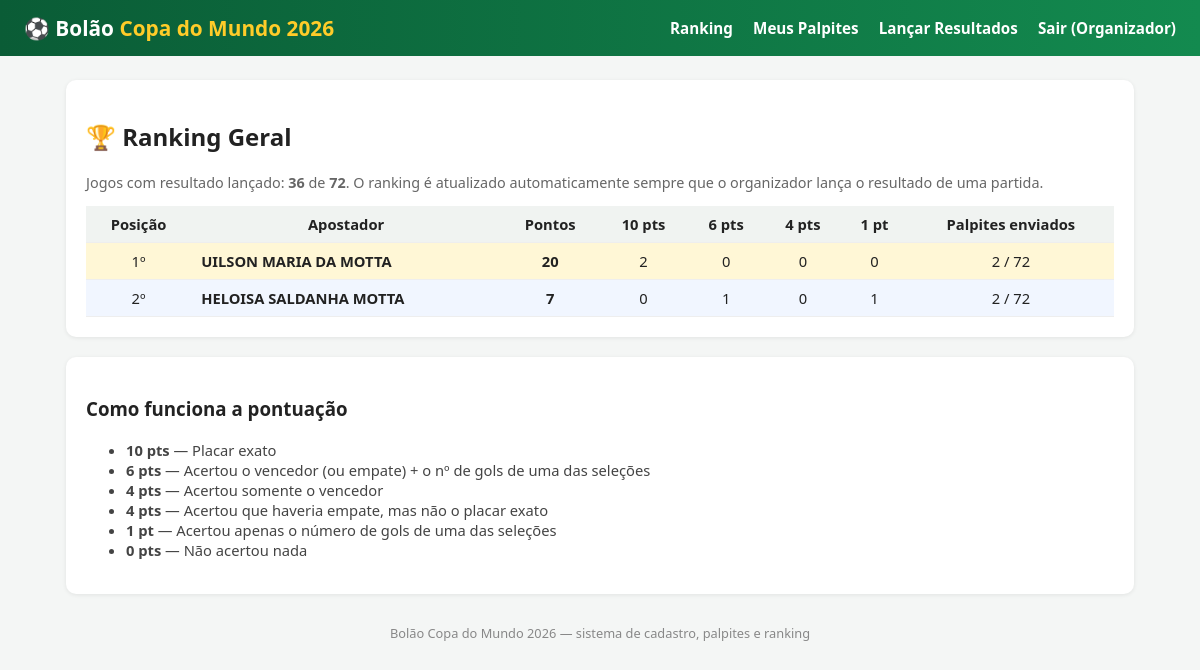
The page /ranking (signed in) on the database its author committed.
### tables this page shows
CREATE TABLE usuarios (
            id INTEGER PRIMARY KEY AUTOINCREMENT,
            nome TEXT NOT NULL,
            email TEXT UNIQUE NOT NULL,
            senha_hash TEXT NOT NULL,
            is_admin INTEGER NOT NULL DEFAULT 0,
            criado_em TEXT NOT NULL
        );

### app.py (the view)
@app.route("/ranking")
def ranking():
    db = get_db()
    linhas = db.execute(
        """
        SELECT u.id, u.nome,
               COALESCE(SUM(p.pontos), 0) AS total_pontos,
               SUM(CASE WHEN p.pontos = ? THEN 1 ELSE 0 END) AS qt_10,
               SUM(CASE WHEN p.pontos = ? THEN 1 ELSE 0 END) AS qt_6,
               SUM(CASE WHEN p.pontos = ? THEN 1 ELSE 0 END) AS qt_4,
               SUM(CASE WHEN p.pontos = ? THEN 1 ELSE 0 END) AS qt_1,
               COUNT(p.id) AS qt_palpites
        FROM usuarios u
        LEFT JOIN palpites p ON p.usuario_id = u.id
        WHERE u.is_admin = 0
        GROUP BY u.id, u.nome
        ORDER BY total_pontos DESC, qt_10 DESC, qt_6 DESC, qt_4 DESC, u.nome ASC
        """,
        (PTS_PLACAR_EXATO, PTS_VENCEDOR_GOLS, PTS_SOMENTE_VENCEDOR, PTS_GOLS_UMA_SELECAO),
    ).fetchall()
    jogos_com_resultado = db.execute(
        "SELECT COUNT(*) AS c FROM jogos WHERE gols_a IS NOT NULL"
    ).fetchone()["c"]
    total_jogos = db.execute("SELECT COUNT(*) AS c FROM jogos").fetchone()["c"]
    return render_template(
        "ranking.html",
        ranking=linhas,
        jogos_com_resultado=jogos_com_resultado,
        total_jogos=total_jogos,
    )

### app.py (called while the page is built)
def get_db():
    if "db" not in g:
        g.db = sqlite3.connect(DB_PATH)
        g.db.row_factory = sqlite3.Row
        g.db.execute("PRAGMA foreign_keys = ON")
    return g.db

@app.context_processor
def inject_user():
    return {
        "usuario_logado": session.get("usuario_nome"),
        "is_admin": session.get("is_admin", False),
    }

### templates/ranking.html (shortened to what this page needs)
{% extends "base.html" %}
{% block content %}
<div class="card">
  <h2>🏆 Ranking Geral</h2>
  <p style="color:#666;font-size:0.9rem;">
    Jogos com resultado lançado: <strong>{{ jogos_com_resultado }}</strong> de
    <strong>{{ total_jogos }}</strong>. O ranking é atualizado automaticamente
    sempre que o organizador lança o resultado de uma partida.
  </p>
  <table>
    <thead>
      <tr>
        <th>Posição</th>
        <th>Apostador</th>
        <th>Pontos</th>
        <th>10 pts</th>
        <th>6 pts</th>
        <th>4 pts</th>
        <th>1 pt</th>
        <th>Palpites enviados</th>
      </tr>
    </thead>
    <tbody>
      {% for linha in ranking %}
        <tr class="{{ 'pos-1' if loop.index==1 else ('pos-2' if loop.index==2 else ('pos-3' if loop.index==3 else '')) }}">
          <td>{{ loop.index }}º</td>
          <td style="text-align:left;font-weight:600;">{{ linha['nome'] }}</td>
          <td><strong>{{ linha['total_pontos'] }}</strong></td>
          <td>{{ linha['qt_10'] }}</td>
          <td>{{ linha['qt_6'] }}</td>
          <td>{{ linha['qt_4'] }}</td>
          <td>{{ linha['qt_1'] }}</td>
          <td>{{ linha['qt_palpites'] }} / 72</td>
        </tr>
      {% else %}
        <tr><td colspan="8">Nenhum apostador cadastrado ainda.</td></tr>
      {% endfor %}
    </tbody>
  </table>
</div>
<div class="card">
  <h3>Como funciona a pontuação</h3>
  <ul style="font-size:0.92rem; color:#444;">
    <li><strong>10 pts</strong> — Placar exato</li>
    <li><strong>6 pts</strong> — Acertou o vencedor (ou empate) + o nº de gols de uma das seleções</li>
    <li><strong>4 pts</strong> — Acertou somente o vencedor</li>
    <li><strong>4 pts</strong> — Acertou que haveria empate, mas não o placar exato</li>
    <li><strong>1 pt</strong> — Acertou apenas o número de gols de uma das seleções</li>
    <li><strong>0 pts</strong> — Não acertou nada</li>
  </ul>
</div>
{% endblock %}

### templates/base.html (style rules this page uses)
:root { --verde: #0a5c36; --verde-claro: #138a4f; --amarelo: #ffcc29; --bg: #f4f6f5; }
* { box-sizing: border-box; }
body { margin: 0; font-family: "Segoe UI", Arial, sans-serif; background: var(--bg); color: #222; }
.card { background: #fff; border-radius: 10px; box-shadow: 0 1px 4px rgba(0,0,0,.08); padding: 20px; margin-bottom: 20px; }
table { width: 100%; border-collapse: collapse; font-size: 0.92rem; }
th, td { padding: 8px 10px; text-align: center; border-bottom: 1px solid #eee; }
th { background: #f0f3f1; }
.pos-1 { background: #fff7d6; }
.pos-2 { background: #f1f6ff; }

### rows shown on the page
usuarios: nome "UILSON MARIA DA MOTTA", total_pontos "20", qt_10 "2", qt_6 "0", qt_4 "0", qt_1 "0", qt_palpites "2"
usuarios: nome "HELOISA SALDANHA MOTTA", total_pontos "7", qt_10 "0", qt_6 "1", qt_4 "0", qt_1 "1", qt_palpites "2"

### other values the page prints
{{ usuario_logado }} "Organizador"
{{ jogos_com_resultado }} "36"
{{ total_jogos }} "72"
